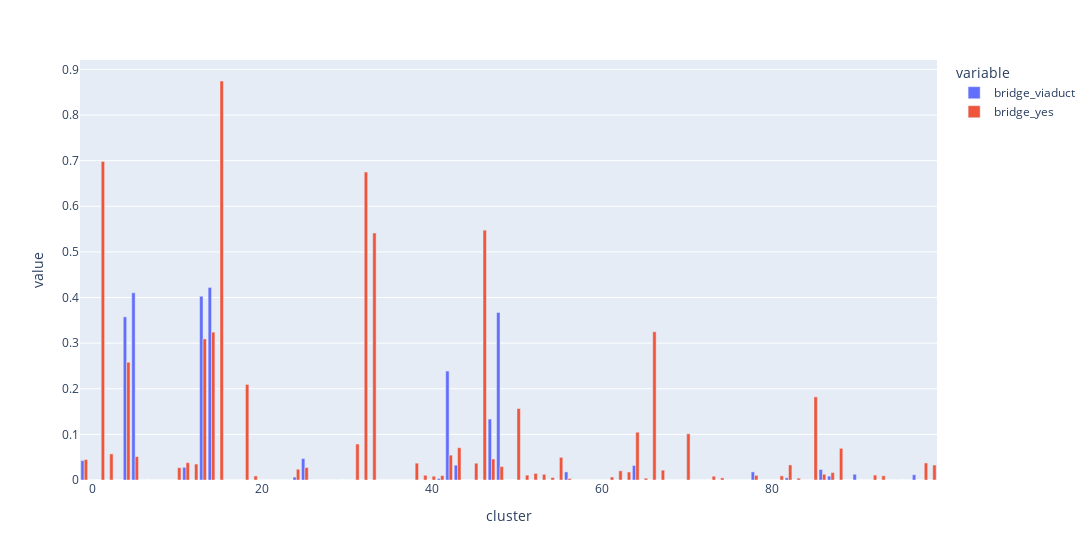

The notebook cell this image was saved under:
### Code cell
fig = px.bar(hex_agg, x="cluster", y=list(filter(lambda x: "bridge" in x, hex_agg.columns)), barmode="group", width=1300)
fig.show()

### Figure 1 — Plotly figure (JSON) as saved in the notebook; plotly's stock layout.template omitted (floating-point values rounded to 4 significant figures)
{"data": [{"alignmentgroup": "True", "hovertemplate": "variable=bridge_viaduct<br>cluster=%{x}<br>value=%{y}<extra></extra>", "legendgroup": "bridge_viaduct", "marker": {"color": "#636efa"}, "name": "bridge_viaduct", "offsetgroup": "bridge_viaduct", "orientation": "v", "showlegend": true, "textposition": "auto", "type": "bar", "x": [-1, 0, 1, 2, 3, 4, 5, 6, 7, 8, 9, 10, 11, 12, 13, 14, 15, 16, 17, 18, 19, 20, 21, 22, 23, 24, 25, 26, 27, 28, 29, 30, 31, 32, 33, 34, 35, 36, 37, 38, 39, 40, 41, 42, 43, 44, 45, 46, 47, 48, 49, 50, 51, 52, 53, 54, 55, 56, 57, 58, 59, 60, 61, 62, 63, 64, 65, 66, 67, 68, 69, 70, 71, 72, 73, 74, 75, 76, 77, 78, 79, 80, 81, 82, 83, 84, 85, 86, 87, 88, 89, 90, 91, 92, 93, 94, 95, 96, 97, 98, 99], "xaxis": "x", "y": [0.04252, 0, 0, 0, 0, 0.3577, 0.4105, 0, 0, 0, 0, 0, 0.02781, 0, 0.4028, 0.4221, 0, 0, 0, 0, 0, 0, 0, 0, 0, 0.006355, 0.04701, 0, 0, 0, 0, 0, 0, 0, 0, 0, 0, 0, 0, 0, 0, 0, 0.003207, 0.2388, 0.03253, 0, 0, 0, 0.1335, 0.3673, 0, 0, 0, 0, 0, 0, 0, 0.01771, 0, 0, 0, 0, 0, 0, 0, 0.03182, 0, 0, 0, 0, 0, 0, 0, 0, 0, 0, 0, 0, 0, 0.01775, 0, 0, 0, 0.004832, 0, 0, 0, 0.02293, 0.008495, 0, 0, 0.01261, 0, 0, 0, 0, 0, 0, 0.01144, 0, 0], "yaxis": "y"}, {"alignmentgroup": "True", "hovertemplate": "variable=bridge_yes<br>cluster=%{x}<br>value=%{y}<extra></extra>", "legendgroup": "bridge_yes", "marker": {"color": "#EF553B"}, "name": "bridge_yes", "offsetgroup": "bridge_yes", "orientation": "v", "showlegend": true, "textposition": "auto", "type": "bar", "x": [-1, 0, 1, 2, 3, 4, 5, 6, 7, 8, 9, 10, 11, 12, 13, 14, 15, 16, 17, 18, 19, 20, 21, 22, 23, 24, 25, 26, 27, 28, 29, 30, 31, 32, 33, 34, 35, 36, 37, 38, 39, 40, 41, 42, 43, 44, 45, 46, 47, 48, 49, 50, 51, 52, 53, 54, 55, 56, 57, 58, 59, 60, 61, 62, 63, 64, 65, 66, 67, 68, 69, 70, 71, 72, 73, 74, 75, 76, 77, 78, 79, 80, 81, 82, 83, 84, 85, 86, 87, 88, 89, 90, 91, 92, 93, 94, 95, 96, 97, 98, 99], "xaxis": "x", "y": [0.04483, 0, 0.6984, 0.0572, 0, 0.2582, 0.05125, 0, 0, 0, 0, 0.02696, 0.03804, 0.03496, 0.3093, 0.3241, 0.8746, 0, 0, 0.2095, 0.008879, 0, 0, 0, 0, 0.02357, 0.02742, 0, 0, 0, 0, 0, 0.07882, 0.675, 0.5414, 0, 0, 0, 0, 0.03689, 0.01034, 0.00835, 0.009558, 0.05448, 0.07069, 0, 0.03677, 0.5476, 0.04597, 0.02951, 0, 0.1566, 0.01063, 0.01446, 0.01241, 0.005427, 0.04957, 0.003254, 0, 0, 0, 0, 0.006641, 0.02011, 0.01753, 0.1048, 0.003961, 0.325, 0.02159, 0, 0, 0.1013, 0, 0, 0.008316, 0.004772, 0, 0, 0, 0.01017, 0, 0, 0.009095, 0.033, 0.00401, 0, 0.1823, 0.01259, 0.01637, 0.06937, 0, 0, 0, 0.01081, 0.009206, 0, 0, 0, 0, 0.03738, 0.03279], "yaxis": "y"}], "layout": {"barmode": "group", "legend": {"title": {"text": "variable"}, "tracegroupgap": 0}, "margin": {"t": 60}, "width": 1300, "xaxis": {"anchor": "y", "domain": [0, 1], "title": {"text": "cluster"}}, "yaxis": {"anchor": "x", "domain": [0, 1], "title": {"text": "value"}}}}
